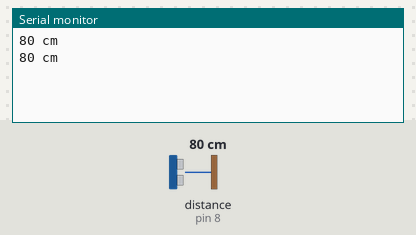
Recording of a sketch running on a simulated Arduino Uno, built with avr-gcc and run on an emulated ATmega328P. Parts: the last lines printed to the serial monitor. Wiring (inferred from the names in the program): ultrasonic range finder: trigger pin 9; echo pin 8. The inputs (shaded band) are chosen by the test bench; at power-on: distance to the obstacle (sensor on pin 8) 80 cm. The echo pulse lasts 58.3 µs per cm.

Above: at 1.8 s.
1.9 s: distance to the obstacle (sensor on pin 8) set to 2 cm
At 2.8 s:
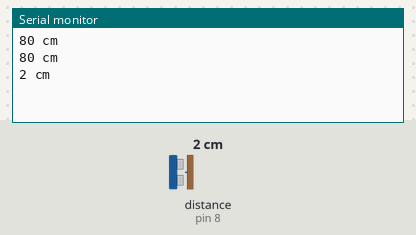
3.4 s: distance to the obstacle (sensor on pin 8) set to 4 cm
At 4.8 s:
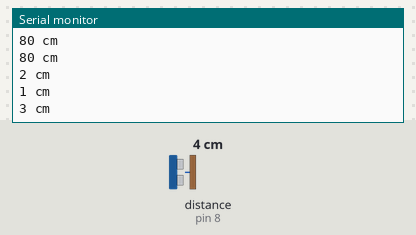
Timing chart, 0 to 6.4 s (numbered marks = the images above; inputs shaded):
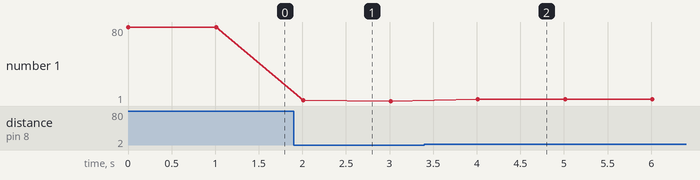

Measured:
- after the input at 1.9 s, the serial monitor: prints a new line after 0.11 s (image 1)
- after the input at 3.4 s, the serial monitor: prints a new line after 0.61 s (image 2)
- plotted number 1: 80 → 1 after the input at 1.9 s, 1 → 3 after the input at 3.4 s

The sketch:

hc_sr04.ino
```cpp
#define TRIGGER    9
#define ECHO    8

unsigned int tiempo, distancia;

void setup()
{
    Serial.begin(9600);
    pinMode(TRIGGER, OUTPUT);
    pinMode(ECHO, INPUT);
}

void loop()
{
    digitalWrite(TRIGGER, LOW);
    delayMicroseconds(2);
    digitalWrite(TRIGGER, HIGH);
    delayMicroseconds(10);
    digitalWrite(TRIGGER, LOW);
    // Calcula la distancia midiendo el tiempo del estado alto del pin ECHO
    tiempo = pulseIn(ECHO, HIGH);
    // La velocidad del sonido es de 340m/s o 29 microsegundos por centimetro
    distancia= tiempo/58;
    //manda la distancia al monitor serie
    Serial.print(distancia);
    Serial.println(" cm");


    delay(1000);
}
```
